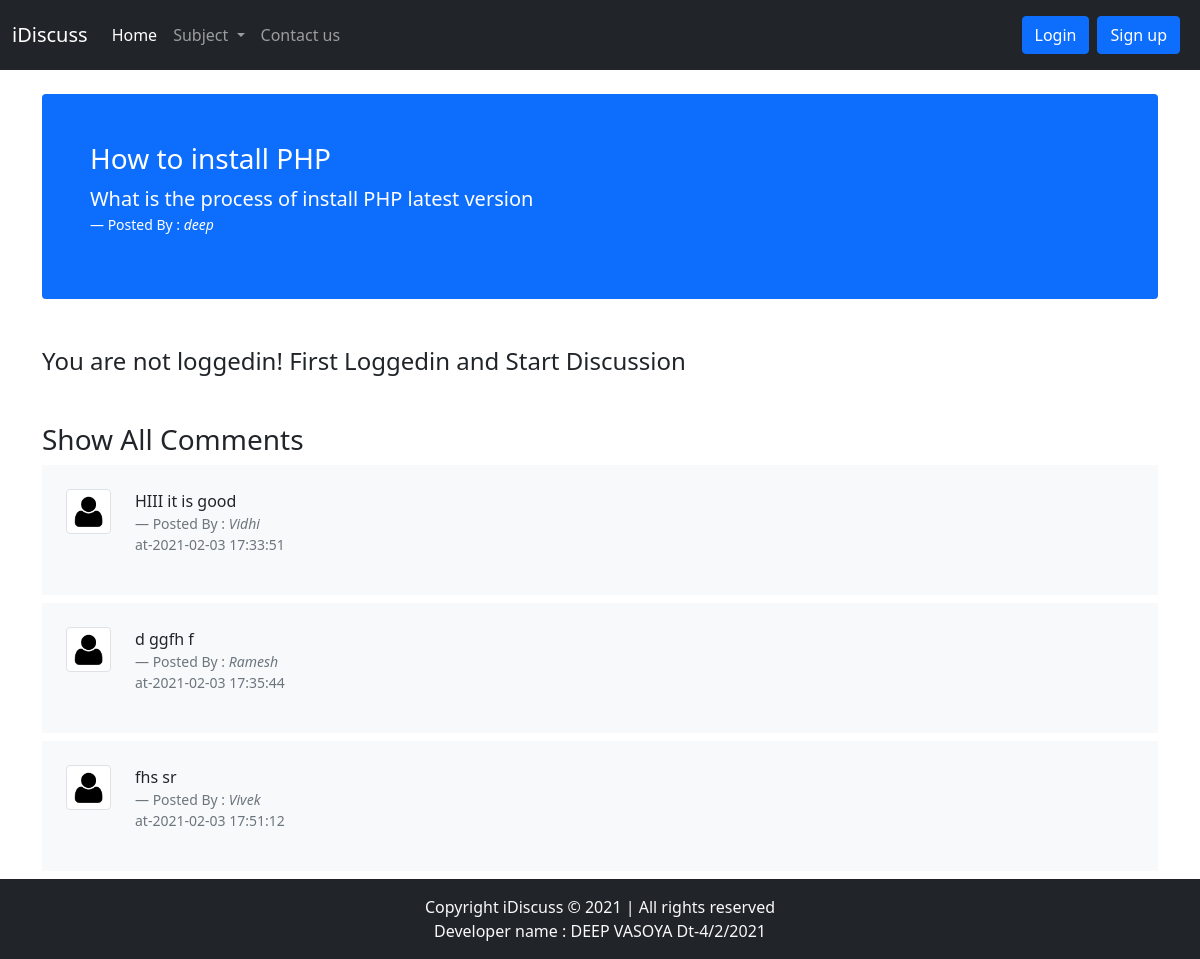
The page /threadlist.php?threadid=1 on the database its author committed.
### tables this page shows
CREATE TABLE `thread` (
  `thread_id` int(11) NOT NULL,
  `thread_title` varchar(255) NOT NULL,
  `thread_desc` text NOT NULL,
  `thread_catid` int(11) NOT NULL,
  `thread_user` int(11) NOT NULL,
  `date` datetime NOT NULL DEFAULT current_timestamp()
);

CREATE TABLE `user` (
  `sno` int(11) NOT NULL,
  `username` varchar(15) NOT NULL,
  `password` text NOT NULL,
  `date` datetime NOT NULL DEFAULT current_timestamp()
);

CREATE TABLE `comments` (
  `comment_id` int(11) NOT NULL,
  `comment_desc` text NOT NULL,
  `thread_id` int(11) NOT NULL,
  `comment_by` int(11) NOT NULL,
  `date` datetime NOT NULL DEFAULT current_timestamp()
);

### threadlist.php (the view, shortened to what this page needs)
<!doctype html>
<html lang="en">
<head>
  <link href="https://cdn.jsdelivr.net/npm/bootstrap@5.0.0-beta1/dist/css/bootstrap.min.css" rel="stylesheet">
</head>
<body>
  <?php include "include/_nav.php"; ?>
  <?php include "include/_database.php"; ?>
  <?php
  $id = $_GET['threadid'];
  $sql = "SELECT * FROM `thread` WHERE thread_id = $id";
  $result = mysqli_query($conn, $sql);
  while ($row = mysqli_fetch_assoc($result)) {
    $thread_title = $row['thread_title'];
    $thread_desc = $row['thread_desc'];
    $thread_user = $row['thread_user'];
    $sql2 = "SELECT username FROM `user` WHERE sno=$thread_user";
    $result2 = mysqli_query($conn, $sql2);
    $row2 = mysqli_fetch_assoc($result2);
    $user1 = $row2['username'];
  }
  ?>
  <div class="container">
    <div>
      <div class="d-block bg-primary text-white my-4 p-5 rounded">
        <h3><?php echo $thread_title;  ?></h3>
        <p class="lead"><?php echo $thread_desc;  ?></p>
        <footer class="blockquote-footer text-white">Posted By : <cite title="Source Title"><?php echo $user1; ?></cite></footer>
      </div>
    </div>
  </div>
  <?php
  if (isset($_SESSION['loggedin']) && $_SESSION['loggedin'] == true) {
    echo ' <div class="container">
    <h3>Start Discussion</h3>
    <form action="' . $_SERVER['REQUEST_URI'] . '" method="post">
      <div class="mb-3">
        <label class="form-label">Comments</label>
        <textarea class="form-control" id="comme" name="comme"></textarea>
        <input type="hidden" id="sno" name="sno" value="' . $_SESSION["sno"] . '">
      </div>
      <button type="submit" class="btn btn-primary my-3">Submit</button>
    </form>
  </div>';
  } else {
    echo '<div class="container my-5">
    <h4>You are not loggedin! First Loggedin and Start Discussion</h4>
  </div>';
  }
  ?>
  <div class="container">
    <h3>Show All Comments</h3>
  </div>
  <?php
  $id = $_GET['threadid'];
  $sql = "SELECT * FROM `comments` WHERE thread_id = $id";
  $result = mysqli_query($conn, $sql);
  while ($row = mysqli_fetch_assoc($result)) {
    $comment_desc = $row['comment_desc'];
    $comment_by = $row['comment_by'];
    $dt = $row['date'];
    $sql2 = "SELECT username FROM `user` WHERE sno=$comment_by";
    $result2 = mysqli_query($conn, $sql2);
    $row2 = mysqli_fetch_assoc($result2);
    $user = $row2['username'];
    echo '<div class="container my-2">
    <div class="row g-0 bg-light position-relative">
      <div class="col-md-1 mb-md-0 p-md-4">
        <img src="image/user.png" width="50px" height="50px" class="img-fluid img-thumbnail" alt="...">
      </div>
      <div class="col-md-10 p-4 ps-md-0">
        <p>' . $comment_desc . '</p>
        <footer class="blockquote-footer">Posted By : <cite title="Source Title">' . $user . '</cite><p> at-' . $dt . '</p></footer>
      </div>
    </div>
  </div>';
  }
  ?>
  <?php
  include "include/_footer.php"
  ?>
</body>
</html>

### rows shown on the page
thread: thread_title "How to install PHP", thread_desc "What is the process of install PHP latest version"
user: username "deep"
comments: comment_desc "HIII it is good", user.username "Vidhi", date "2021-02-03 17:33:51"
comments: comment_desc "d ggfh f", user.username "Ramesh", date "2021-02-03 17:35:44"
comments: comment_desc "fhs sr", user.username "Vivek", date "2021-02-03 17:51:12"
